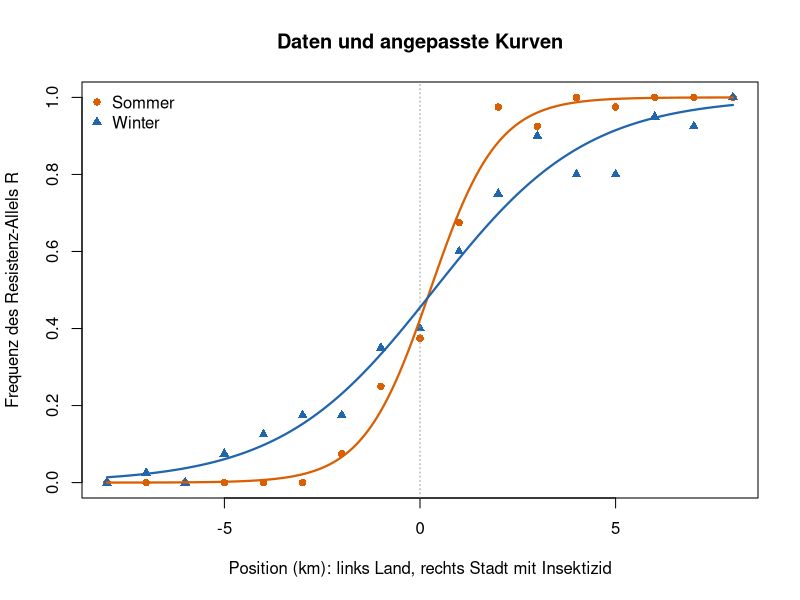
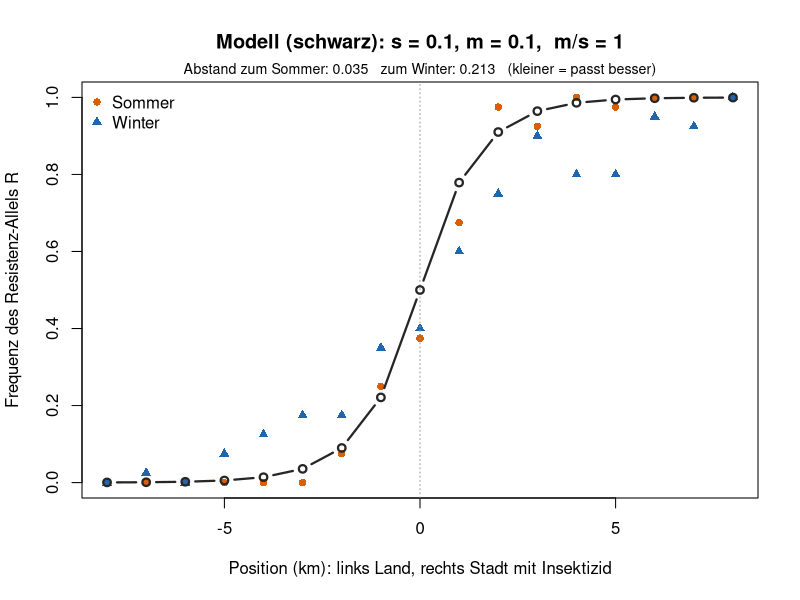
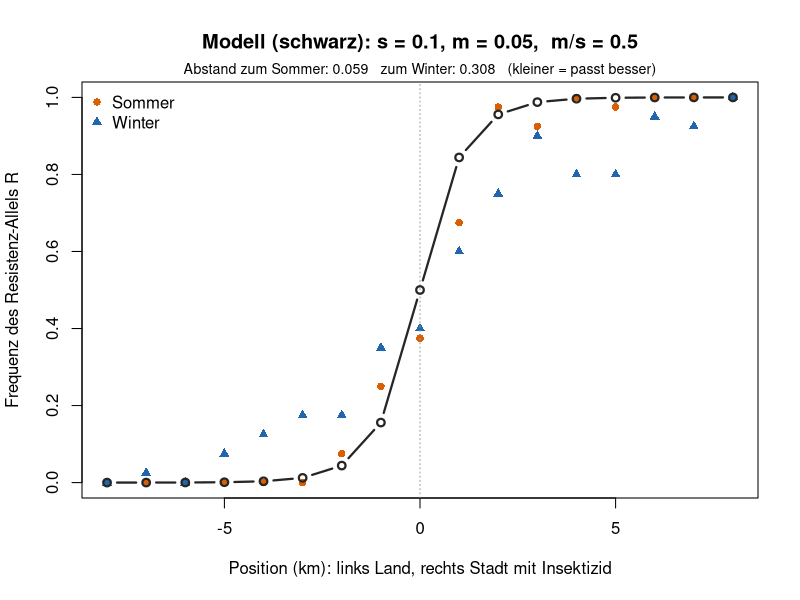

Reproduce these figures in R, in order.
## ---- chunk 1
knitr::opts_chunk$set(echo = TRUE, warning = FALSE, message = FALSE,
                      fig.height = 4.6, fig.width = 7.5)
## ---- chunk 2
# Position in km: links (x < 0) Land ohne Insektizid, rechts (x > 0) Stadt mit Insektizid
x <- seq(-8, 8, by = 1)
n <- 40   # untersuchte Allele (Genkopien) pro Stelle

# Anzahl Resistenz-Allele R pro Stelle (Kursdaten)
k_sommer <- c(0, 0, 0, 0, 0, 0, 3, 10, 15, 27, 39, 37, 40, 39, 40, 40, 40)
k_winter <- c(0, 1, 0, 3, 5, 7, 7, 14, 16, 24, 30, 36, 32, 32, 38, 37, 40)

sommer <- data.frame(x = x, p = k_sommer / n)
winter <- data.frame(x = x, p = k_winter / n)
## ---- chunk 3
# Hilfsfunktionen (nicht verändern)
farben <- c(Sommer = "#d95f02", Winter = "#2166ac")

# Logistische Kurve: c = Zentrum (p = 0.5), b = Steilheit, Breite = 4 / b
logistisch <- function(x, c, b) 1 / (1 + exp(-b * (x - c)))

passe_an <- function(d) {
  nls(p ~ logistisch(x, c, b), data = d, start = list(c = 0, b = 1))
}

zeige_clines <- function(main = "Resistenz entlang des Transekts") {
  plot(sommer$x, sommer$p, pch = 16, col = farben["Sommer"], ylim = c(0, 1),
       xlab = "Position (km): links Land, rechts Stadt mit Insektizid",
       ylab = "Frequenz des Resistenz-Allels R", main = main)
  points(winter$x, winter$p, pch = 17, col = farben["Winter"])
  abline(v = 0, lty = 3, col = "grey60")
  legend("topleft", c("Sommer", "Winter"), pch = c(16, 17),
         col = farben, bty = "n")
}

vergleiche_clines <- function() {
  fit_s <- passe_an(sommer)
  fit_w <- passe_an(winter)
  zeige_clines(main = "Daten und angepasste Kurven")
  x_fein <- seq(-8, 8, length.out = 200)
  lines(x_fein, predict(fit_s, data.frame(x = x_fein)),
        col = farben["Sommer"], lwd = 2.2)
  lines(x_fein, predict(fit_w, data.frame(x = x_fein)),
        col = farben["Winter"], lwd = 2.2)
  tab <- rbind(Sommer = coef(fit_s), Winter = coef(fit_w))
  data.frame(zentrum_km = round(tab[, "c"], 1),
             breite_km  = round(4 / tab[, "b"], 1))
}

# Modell wie Woche 7, aber 17 Stellen in einer Reihe:
# 1. Selektion lokal: in der Stadt ist R besser, auf dem Land r
# 2. Migration: Anteil m/2 fliegt zu jeder Nachbarstelle
selektionsschritt <- function(p, w) {
  q <- 1 - p
  w_quer <- p^2 * w[1] + 2 * p * q * w[2] + q^2 * w[3]
  (p^2 * w[1] + p * q * w[2]) / w_quer
}

simuliere_cline <- function(s, m, generationen = 3000) {
  p <- rep(0.5, length(x))
  for (t in seq_len(generationen)) {
    for (i in seq_along(x)) {
      w <- if (x[i] > 0) c(1 + s, 1 + s / 2, 1) else c(1, 1 + s / 2, 1 + s)
      if (x[i] == 0) w <- c(1, 1, 1)
      p[i] <- selektionsschritt(p[i], w)
    }
    links  <- c(p[1], p[-length(p)])
    rechts <- c(p[-1], p[length(p)])
    p <- (1 - m) * p + m / 2 * links + m / 2 * rechts
  }
  p
}

# Abstand zwischen Modell und Daten (kleiner = passt besser)
abstand <- function(p_modell, daten) round(sum((p_modell - daten$p)^2), 3)

zeige_modell <- function(s, m) {
  p_modell <- simuliere_cline(s, m)
  zeige_clines(main = paste0("Modell (schwarz): s = ", s, ", m = ", m,
                             ",  m/s = ", round(m / s, 1)))
  lines(x, p_modell, col = "grey15", lwd = 2.2, type = "b", pch = 1)
  mtext(paste0("Abstand zum Sommer: ", abstand(p_modell, sommer),
               "   zum Winter: ", abstand(p_modell, winter),
               "   (kleiner = passt besser)"), side = 3, line = 0.2, cex = 0.85)
}
## ---- chunk 4
#| fig-height: 4.6
#| fig-width: 7.5
vergleiche_clines()
## ---- chunk 5
#| fig-height: 4.6
#| fig-width: 7.5
zeige_modell(s = 0.1, m = 0.1)
## ---- chunk 6
#| fig-height: 4.6
#| fig-width: 7.5
zeige_modell(s = 0.1, m = 0.05)
